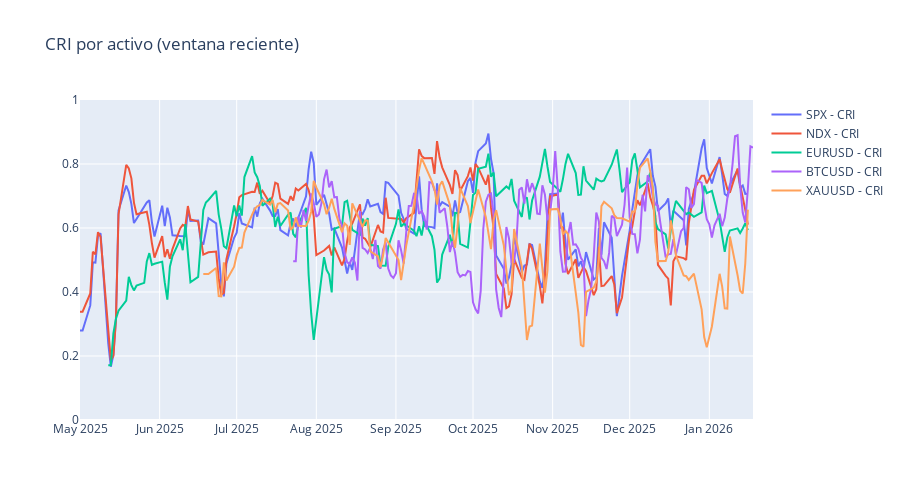

Source (notebook cell):
### Code cell
data, snapshot_df = get_live_cri_for_universe(tickers, days=180)
plot_live_cri(data, snapshot_df)

### Figure 1 — Plotly figure (JSON) as saved in the notebook; plotly's stock layout.template omitted (floating-point values rounded to 4 significant figures; data arrays with more than 128 entries replaced by an {"elided": "..."} marker saying what was removed)
{"data": [{"mode": "lines", "name": "SPX - CRI", "type": "scatter", "x": {"elided": "180 str values"}, "y": {"elided": "180 float values"}}, {"mode": "lines", "name": "NDX - CRI", "type": "scatter", "x": {"elided": "180 str values"}, "y": {"elided": "180 float values"}}, {"mode": "lines", "name": "EURUSD - CRI", "type": "scatter", "x": {"elided": "178 str values"}, "y": {"elided": "178 float values"}}, {"mode": "lines", "name": "BTCUSD - CRI", "type": "scatter", "x": {"elided": "180 str values"}, "y": {"elided": "180 float values"}}, {"mode": "lines", "name": "XAUUSD - CRI", "type": "scatter", "x": {"elided": "148 str values"}, "y": {"elided": "148 float values"}}], "layout": {"height": 500, "title": {"text": "CRI por activo (ventana reciente)"}, "yaxis": {"range": [0, 1]}}}
